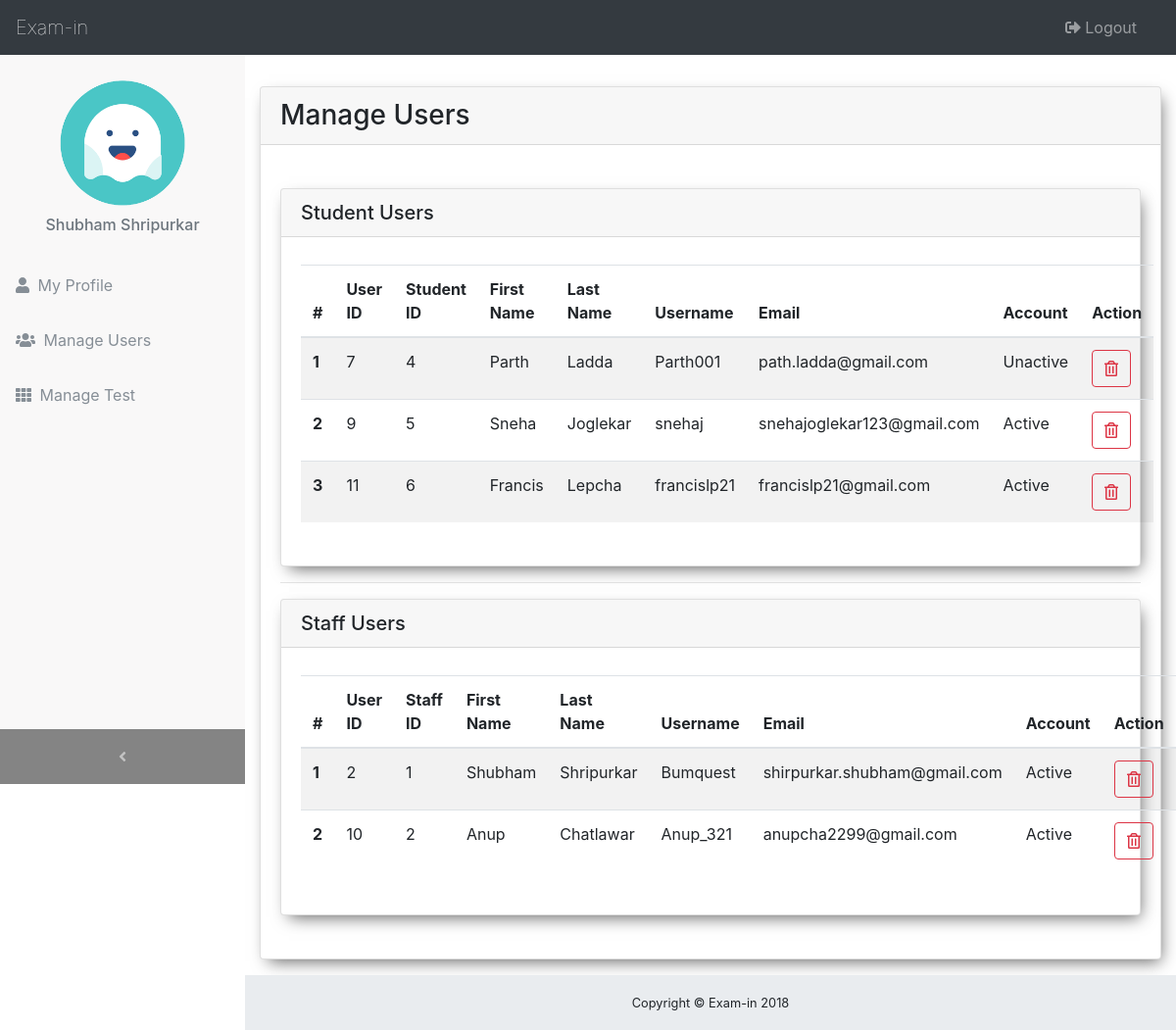
The page /admin/admin_index.php (signed in) on the database as committed earlier.
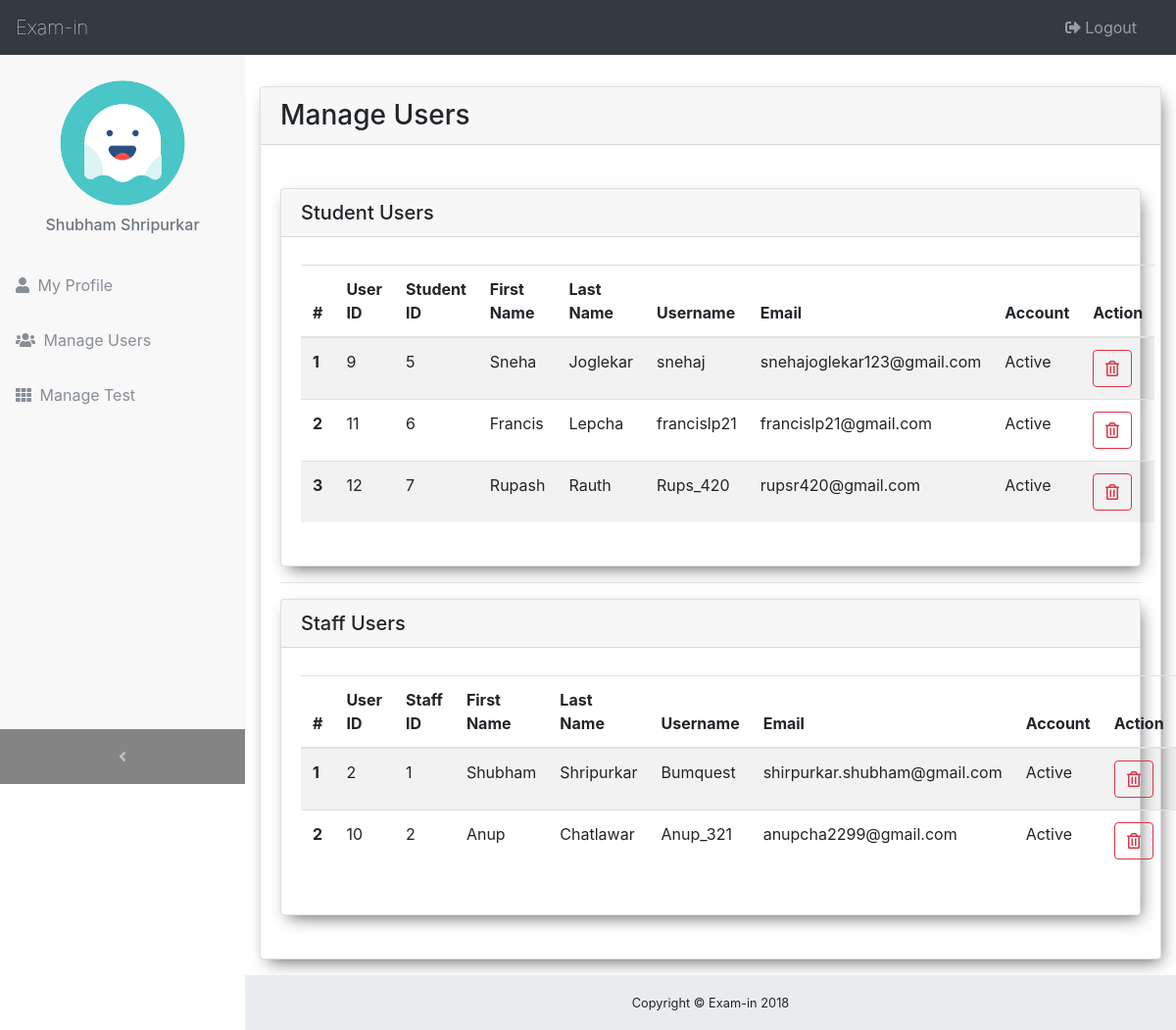
The same page on the database as committed later.
### tables this page shows
CREATE TABLE `student` (
  `stud_id` smallint(100) NOT NULL,
  `user_id` smallint(100) NOT NULL,
  `interest` varchar(50) NOT NULL
);

CREATE TABLE `users` (
  `user_id` smallint(100) NOT NULL,
  `first_name` varchar(50) NOT NULL,
  `last_name` varchar(50) NOT NULL,
  `username` varchar(100) NOT NULL,
  `email` varchar(100) NOT NULL,
  `password` varchar(100) NOT NULL,
  `hash` varchar(100) NOT NULL,
  `user_type` tinyint(5) NOT NULL,
  `active` tinyint(1) DEFAULT '0'
);

CREATE TABLE `staff` (
  `staff_id` smallint(100) NOT NULL,
  `user_id` smallint(100) NOT NULL,
  `specialization` varchar(50) DEFAULT NULL,
  `qualification` varchar(50) DEFAULT NULL
);

### admin/admin_index.php (the view, shortened to what this page needs)
<?php
	include '../db/database.php';
	$sql_stud = "SELECT users.user_id AS user_id, student.stud_id AS stud_id, users.first_name AS first_name, users.last_name AS last_name, users.username AS username, users.email AS email, users.active AS active
            FROM users
            INNER JOIN student ON student.user_id = users.user_id";
    $sql_staff = "SELECT users.user_id AS user_id, staff.staff_id AS staff_id, users.first_name AS first_name, users.last_name AS last_name, users.username AS username, users.email AS email, users.active AS active
                FROM users
                INNER JOIN staff ON staff.user_id = users.user_id";
    $result_stud = mysqli_query($conn,$sql_stud);
    $result_staff = mysqli_query($conn,$sql_staff);
?>
<!DOCTYPE html>
<html>
<head>
	<?php include '../include/css_include.php' ?>
	<link rel="stylesheet" href="../css/master.css">
</head>
<body>
	<?php include '../include/admin_navbar_include.php' ?>
	<div class="content-wrapper my-5">
		<div class="container my-3">
			<div class="card my-4">
				<h3 class="card-header">Manage Users</h3>
				<div class="card-body my-4">
					<div class="card">
						<h5 class="card-header">Student Users</h5>
						<div class="card-body my-2">
							<table class="table table-striped">
								<thead>
									<tr>
										<th scope="col">#</th>
										<th scope="col">User ID</th>
										<th scope="col">Student ID</th>
										<th scope="col">First Name</th>
										<th scope="col">Last Name</th>
										<th scope="col">Username</th>
										<th scope="col">Email</th>
										<th scope="col">Account</th>
										<th scope="col" >Action</th>
									</tr>
								</thead>
								<tbody>
									<?php
									$i = 0;
									while ($row = mysqli_fetch_assoc($result_stud)) {
										if ($row['active']==0) {
											$active = "Unactive";
										}
										if ($row['active']==1) {
											$active = "Active";
										}
										echo "<tr>
												<th scope='row'>".($i+1)."</th>
												<td>".$row['user_id']."</td>
												<td>".$row['stud_id']."</td>
												<td>".$row['first_name']."</td>
												<td>".$row['last_name']."</td>
												<td>".$row['username']."</td>
												<td>".$row['email']."</td>
												<td>".$active."</td>
												<form action='user_delete.php' method='post'>
													<input type='hidden' name='user_id' value='".$row['user_id']."'>
													<input type='hidden' name='stud_id' value='".$row['stud_id']."'>
													<td><button class='btn btn-outline-danger' name='submitStud' type='submit' data-toggle='tooltip'
				        data-placement='top' title='Delete'><i class='far fa-trash-alt'><i class='far fa-trash-alt'></i></button></td>
												</form>
											</tr>";
											$i++;
									}
									?>
								</tbody>
							</table>
						</div>
					</div>
					<hr>
					<div class="card">
						<h5 class="card-header">Staff Users</h5>
						<div class="card-body my-2">
							<table class="table table-striped">
								<thead>
									<tr>
										<th scope="col">#</th>
										<th scope="col">User ID</th>
										<th scope="col">Staff ID</th>
										<th scope="col">First Name</th>
										<th scope="col">Last Name</th>
										<th scope="col">Username</th>
										<th scope="col">Email</th>
										<th scope="col">Account</th>
										<th scope="col">Action</th>
									</tr>
								</thead>
								<tbody>
									<?php
										$i = 0;
										while ($row = mysqli_fetch_assoc($result_staff)) {
											if ($row['active']==1) {
												$active = "Active";
											}
											echo "<tr>
													<th scope='row'>".($i+1)."</th>
													<td>".$row['user_id']."</td>
													<td>".$row['staff_id']."</td>
													<td>".$row['first_name']."</td>
													<td>".$row['last_name']."</td>
													<td>".$row['username']."</td>
													<td>".$row['email']."</td>
													<td>".$active."</td>
													<form action='user_delete.php' method='post'>
														<input type='hidden' name='user_id' value='".$row['user_id']."'>
														<input type='hidden' name='staff_id' value='".$row['staff_id']."'>
														<td><button class='btn btn-outline-danger' name='submitStaff' type='submit' data-toggle='tooltip'
					        data-placement='top' title='Delete'><i class='far fa-trash-alt'><i class='far fa-trash-alt'></i></button></td>
													</form>
												</tr>";
												$i++;
										}
									?>
								</tbody>
							</table>
						</div>
					</div>
				</div>
			</div>
		</div>
	</div>
    <footer class="sticky-footer">
        <div class="container">
            <div class="text-center">
                <small>Copyright © Exam-in 2018</small>
            </div>
        </div>
    </footer>
</body>
</html>

Rows that differ between the two databases and show on the page:
removed student: user.user_id "7", stud_id "4", user.first_name "Parth", user.last_name "Ladda", user.username "Parth001", user.email "path.ladda@gmail.com", user.active "Unactive"
added student: user.user_id "12", stud_id "7", user.first_name "Rupash", user.last_name "Rauth", user.username "Rups_420", user.email "rupsr420@gmail.com", user.active "Active"
